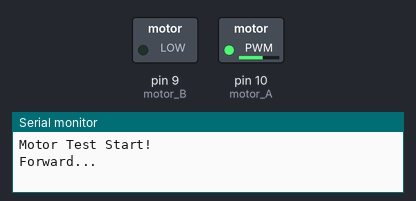
The sketch below on a simulated Arduino Uno, built with avr-gcc and run on an emulated ATmega328P. Shown: switched loads named in the sketch (green lamp = pin HIGH), the last lines printed to the serial monitor.

Above: at 0.05 s.
At 3.05 s:
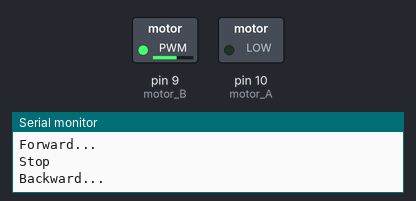
At 6.0 s:
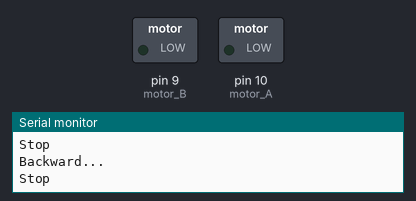
Timing chart, 0 to 7.8 s (numbered marks = the images above):
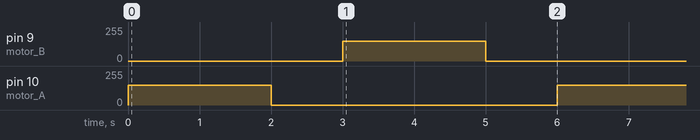

The sketch:

DC_moter_test.ino
```cpp
// 핀 설정 (이미지 기준)
const int motor_A = 10;
const int motor_B = 9;

void setup() {
  pinMode(motor_A, OUTPUT);
  pinMode(motor_B, OUTPUT);
  Serial.begin(115200);
  Serial.println("Motor Test Start!");
}

void loop() {
  // 1. 전진 (속도 150/255)
  Serial.println("Forward...");
  analogWrite(motor_A, 150);
  analogWrite(motor_B, 0);
  delay(2000);

  // 2. 정지
  Serial.println("Stop");
  analogWrite(motor_A, 0);
  analogWrite(motor_B, 0);
  delay(1000);

  // 3. 후진 (속도 150/255)
  Serial.println("Backward...");
  analogWrite(motor_A, 0);
  analogWrite(motor_B, 150);
  delay(2000);

  // 4. 정지
  Serial.println("Stop");
  analogWrite(motor_A, 0);
  analogWrite(motor_B, 0);
  delay(1000);
}
```

Measured:
- by itself, pin 9 (motor_B), pin 10 (motor_A): alternates 150/255 for 2.0 s and 0/255 for 4.0 s
